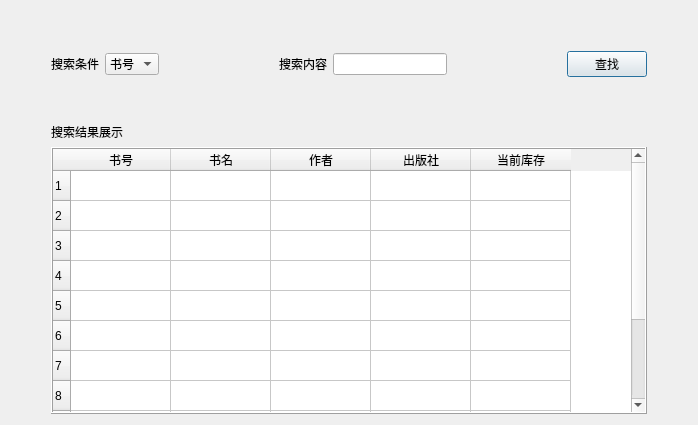
<?xml version="1.0" encoding="UTF-8"?>
<ui version="4.0">
 <class>Dialog</class>
 <widget class="QDialog" name="Dialog">
  <property name="geometry">
   <rect>
    <x>0</x>
    <y>0</y>
    <width>698</width>
    <height>425</height>
   </rect>
  </property>
  <property name="windowTitle">
   <string>Dialog</string>
  </property>
  <layout class="QGridLayout" name="gridLayout">
   <item row="2" column="1">
    <spacer name="verticalSpacer">
     <property name="orientation">
      <enum>Qt::Vertical</enum>
     </property>
     <property name="sizeType">
      <enum>QSizePolicy::Minimum</enum>
     </property>
     <property name="sizeHint" stdset="0">
      <size>
       <width>20</width>
       <height>40</height>
      </size>
     </property>
    </spacer>
   </item>
   <item row="4" column="1">
    <widget class="QTableWidget" name="tableWidget">
     <property name="frameShape">
      <enum>QFrame::Box</enum>
     </property>
     <property name="frameShadow">
      <enum>QFrame::Raised</enum>
     </property>
     <property name="gridStyle">
      <enum>Qt::SolidLine</enum>
     </property>
     <property name="sortingEnabled">
      <bool>false</bool>
     </property>
     <row>
      <property name="text">
       <string>1</string>
      </property>
     </row>
     <row>
      <property name="text">
       <string>2</string>
      </property>
     </row>
     <row>
      <property name="text">
       <string>3</string>
      </property>
     </row>
     <row>
      <property name="text">
       <string>4</string>
      </property>
     </row>
     <row>
      <property name="text">
       <string>5</string>
      </property>
     </row>
     <row>
      <property name="text">
       <string>6</string>
      </property>
     </row>
     <row>
      <property name="text">
       <string>7</string>
      </property>
     </row>
     <row>
      <property name="text">
       <string>8</string>
      </property>
     </row>
     <row>
      <property name="text">
       <string>9</string>
      </property>
     </row>
     <row>
      <property name="text">
       <string>10</string>
      </property>
     </row>
     <row>
      <property name="text">
       <string>11</string>
      </property>
     </row>
     <row>
      <property name="text">
       <string>12</string>
      </property>
     </row>
     <column>
      <property name="text">
       <string>书号</string>
      </property>
     </column>
     <column>
      <property name="text">
       <string>书名</string>
      </property>
     </column>
     <column>
      <property name="text">
       <string>作者</string>
      </property>
     </column>
     <column>
      <property name="text">
       <string>出版社</string>
      </property>
     </column>
     <column>
      <property name="text">
       <string>当前库存</string>
      </property>
     </column>
    </widget>
   </item>
   <item row="4" column="2">
    <spacer name="horizontalSpacer_11">
     <property name="orientation">
      <enum>Qt::Horizontal</enum>
     </property>
     <property name="sizeType">
      <enum>QSizePolicy::Minimum</enum>
     </property>
     <property name="sizeHint" stdset="0">
      <size>
       <width>40</width>
       <height>20</height>
      </size>
     </property>
    </spacer>
   </item>
   <item row="4" column="0">
    <spacer name="horizontalSpacer_10">
     <property name="orientation">
      <enum>Qt::Horizontal</enum>
     </property>
     <property name="sizeType">
      <enum>QSizePolicy::Minimum</enum>
     </property>
     <property name="sizeHint" stdset="0">
      <size>
       <width>40</width>
       <height>20</height>
      </size>
     </property>
    </spacer>
   </item>
   <item row="3" column="1">
    <widget class="QLabel" name="label_3">
     <property name="text">
      <string>搜索结果展示</string>
     </property>
    </widget>
   </item>
   <item row="1" column="1">
    <layout class="QHBoxLayout" name="horizontalLayout">
     <item>
      <widget class="QLabel" name="label">
       <property name="text">
        <string>搜索条件</string>
       </property>
      </widget>
     </item>
     <item>
      <widget class="QComboBox" name="comboBox">
       <item>
        <property name="text">
         <string>书号</string>
        </property>
       </item>
       <item>
        <property name="text">
         <string>书名</string>
        </property>
       </item>
       <item>
        <property name="text">
         <string>作者</string>
        </property>
       </item>
      </widget>
     </item>
     <item>
      <spacer name="horizontalSpacer">
       <property name="orientation">
        <enum>Qt::Horizontal</enum>
       </property>
       <property name="sizeHint" stdset="0">
        <size>
         <width>40</width>
         <height>20</height>
        </size>
       </property>
      </spacer>
     </item>
     <item>
      <widget class="QLabel" name="label_2">
       <property name="text">
        <string>搜索内容</string>
       </property>
      </widget>
     </item>
     <item>
      <widget class="QLineEdit" name="lineEdit"/>
     </item>
     <item>
      <spacer name="horizontalSpacer_3">
       <property name="orientation">
        <enum>Qt::Horizontal</enum>
       </property>
       <property name="sizeHint" stdset="0">
        <size>
         <width>40</width>
         <height>20</height>
        </size>
       </property>
      </spacer>
     </item>
     <item>
      <widget class="QPushButton" name="pushButton">
       <property name="text">
        <string>查找</string>
       </property>
      </widget>
     </item>
    </layout>
   </item>
   <item row="0" column="1">
    <spacer name="verticalSpacer_2">
     <property name="orientation">
      <enum>Qt::Vertical</enum>
     </property>
     <property name="sizeType">
      <enum>QSizePolicy::Minimum</enum>
     </property>
     <property name="sizeHint" stdset="0">
      <size>
       <width>20</width>
       <height>40</height>
      </size>
     </property>
    </spacer>
   </item>
  </layout>
 </widget>
 <resources/>
 <connections/>
</ui>
